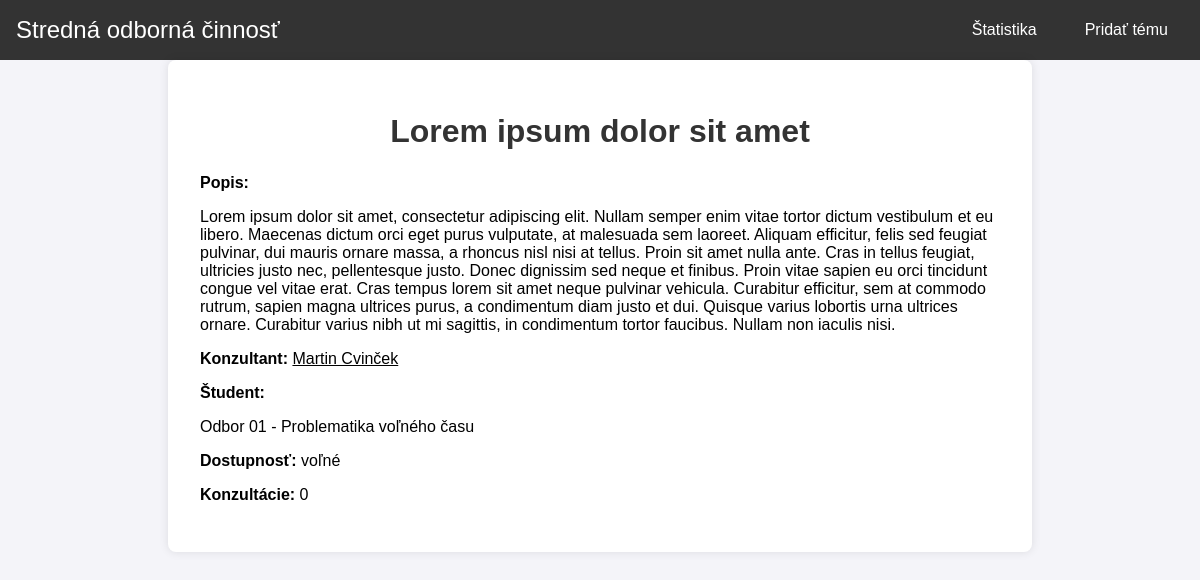
/soc/temy/2, run on the app's committed database.
### soc/models.py (models this page shows, shortened)
class Tema(models.Model):
    POCET_CHOICES = [
        (0, '0'),
        (1, '1'),
        (2, '2'),
        (3, '3'),
    ]
    nazov = models.CharField(max_length=155)
    popis = models.TextField()
    konzultant = models.ForeignKey(Ucitel, on_delete=models.SET_NULL, null=True, blank=True)
    student = models.ForeignKey(Student, on_delete=models.SET_NULL, null=True, blank=True)
    odbor = models.ForeignKey(Odbor, on_delete=models.SET_NULL, null=True, blank=True)
    dostupnost = models.ForeignKey(Dostupnost, on_delete=models.SET_NULL, null=True, blank=True)
    pocet_konzultacii = models.IntegerField(choices=POCET_CHOICES, default=0)
    class Meta:
        verbose_name = "Téma"
        verbose_name_plural = "Témy"
        ordering = ["dostupnost"]

class Ucitel(models.Model):
    meno = models.CharField(max_length=20)
    priezvisko = models.CharField(max_length=20)
    email = models.CharField(max_length=55)
    heslo = models.CharField(max_length=55)
    def __str__(self):
        return f"{self.meno} {self.priezvisko}"
    class Meta:
        verbose_name = "Učiteľ"
        verbose_name_plural = "Učitelia"
        ordering = ["priezvisko"]

class Odbor(models.Model):
    nazov = models.CharField(max_length=55)
    def __str__(self):
        return f"{self.nazov}"
    class Meta:
        verbose_name = "Odbor"
        verbose_name_plural = "Odbory"

class Dostupnost(models.Model):
    nazov = models.CharField(max_length = 25)
    def __str__(self):
        return f"{self.nazov}"
    class Meta:
        verbose_name = "Dostupnosť"
        verbose_name_plural = "Dostupnosť"

### soc/views.py (the view)
# urls.py: path('temy/<tema>', views.vypis_temy, name='tema'),
def vypis_temy(request, tema):
    tema = Tema.objects.get(id=tema)
    return render(request, "soc/detail.html", {"tema":tema})

### soc/templates/soc/detail.html (shortened to what this page needs)
{% extends "base.html" %}
{% block content %}
    {% if tema %}
    <div class="content-container">
        <h1>{{ tema.nazov }}</h1>
        <div class="topic-details">
            <b>Popis: </b>
            <p>{{ tema.popis }}</p>
            <p><b>Konzultant:</b> <a href="{% url 'ucitel' ucitel=tema.konzultant.id %}">{{ tema.konzultant }}</a></p>
            <p><b>Študent:</b> {% if tema.student %} <a href="{% url 'student' student=tema.student.id %}">{{ tema.student }}</a> {% endif %} </p>
            <p>{{ tema.odbor }}</p>
            <p><b>Dostupnosť:</b> {{ tema.dostupnost }}</p>
            <p><b>Konzultácie:</b> {{ tema.pocet_konzultacii }}</p>
        </div>
    </div>
    {% endif %}
{% endblock %}

### soc/static/soc/style.css (style rules this page uses)
body { margin: 0; font-family: Arial, sans-serif; background-color: #f4f4f9; }
h1 { text-align: center; color: #333; margin-bottom: 1.5rem; }
.container, .content-container { max-width: 800px; margin: 0 auto; padding: 2rem; background-color: #fff; box-shadow: 0 0 10px rgba(0, 0, 0, 0.1); border-radius: 8px; margin-bottom: 2rem; }
a { color: #000; }

### data on the page
Tema: nazov "Lorem ipsum dolor sit amet", popis "Lorem ipsum dolor sit amet, consectetur adipiscing elit. Nullam semper enim vitae tortor dictum vestibulum et eu libero. Maecenas dictum orci eget purus vulputate, at malesuada sem laoreet. Aliquam efficitur, felis sed feugiat pulvinar, dui mauris ornare massa, a rhoncus nisl nisi at tellus. Proin sit amet nulla ante. Cras in tellus feugiat, ultricies justo nec, pellentesque justo. Donec dignissim sed neque et finibus. Proin vitae sapien eu orci tincidunt congue vel vitae erat. Cras tempus lorem sit amet neque pulvinar vehicula. Curabitur efficitur, sem at commodo rutrum, sapien magna ultrices purus, a condimentum diam justo et dui. Quisque varius lobortis urna ultrices ornare. Curabitur…", konzultant "Martin Cvinček", odbor "Odbor 01 - Problematika voľného času", dostupnost "voľné", pocet_konzultacii "0"
